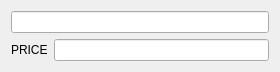
<?xml version="1.0" encoding="UTF-8"?>
<ui version="4.0">
 <class>NewPrice</class>
 <widget class="QDialog" name="NewPrice">
  <property name="geometry">
   <rect>
    <x>0</x>
    <y>0</y>
    <width>280</width>
    <height>68</height>
   </rect>
  </property>
  <property name="windowTitle">
   <string>Dialog</string>
  </property>
  <layout class="QFormLayout" name="formLayout">
   <item row="0" column="0" colspan="2">
    <widget class="QLineEdit" name="lineEdit_2"/>
   </item>
   <item row="1" column="0">
    <widget class="QLabel" name="label">
     <property name="text">
      <string>PRICE</string>
     </property>
    </widget>
   </item>
   <item row="1" column="1">
    <widget class="QLineEdit" name="lineEdit"/>
   </item>
  </layout>
 </widget>
 <resources/>
 <connections/>
</ui>
